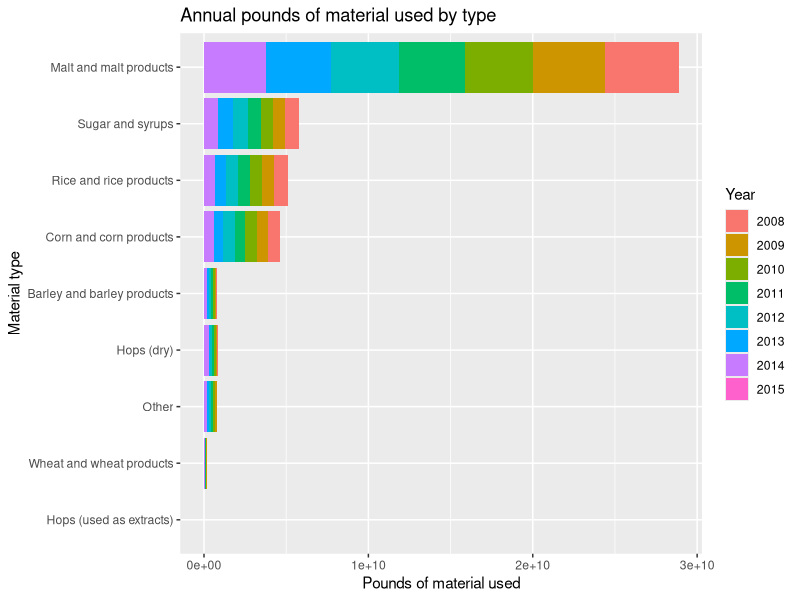
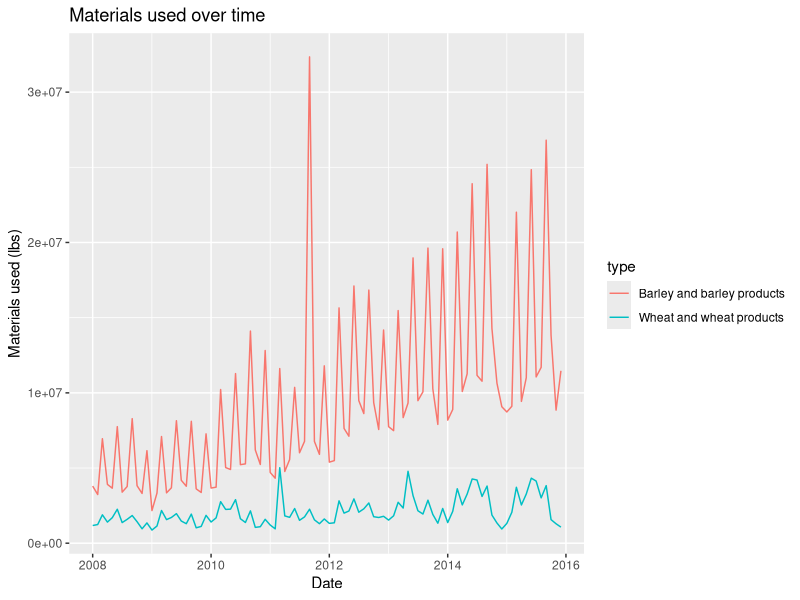
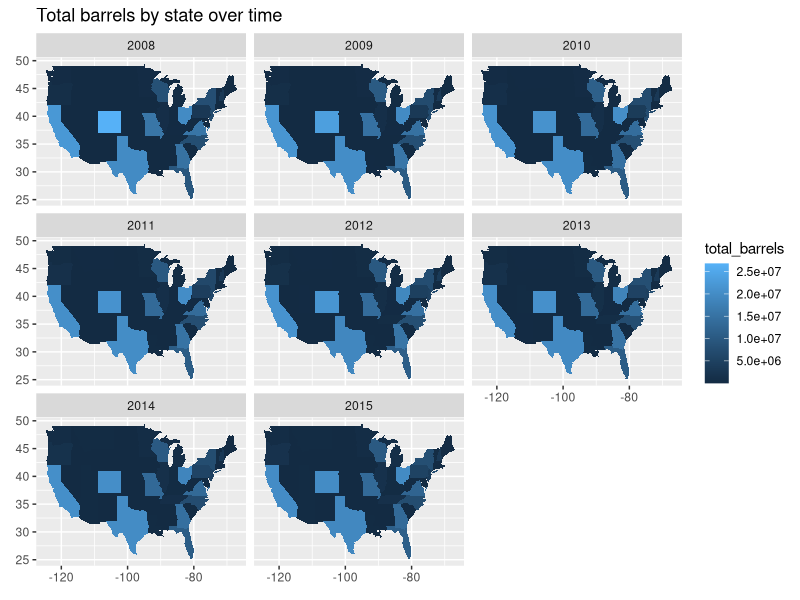
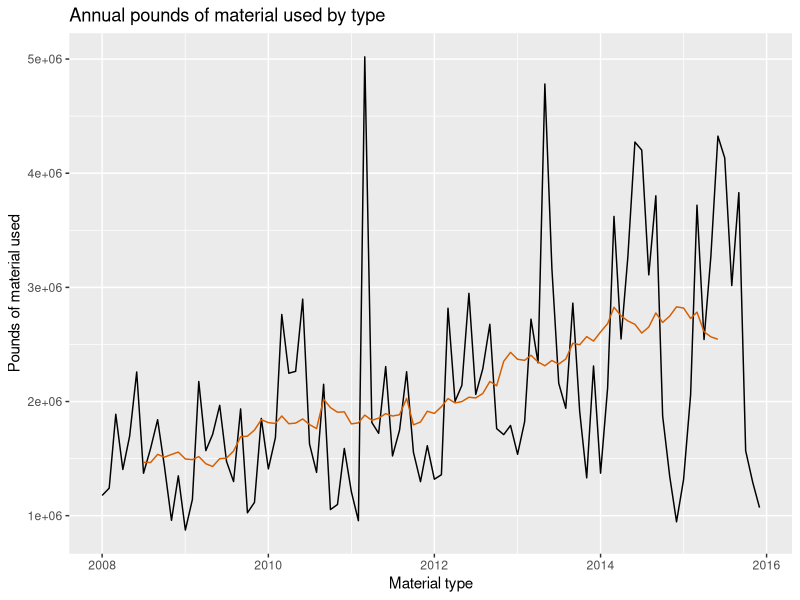

Reproduce these figures in R, in order.
## ---- chunk 1
library(tidyverse)
## ---- chunk 2
brewing_materials <- read_csv("data/brewing_materials.csv")
beer_states <- read_csv("data/beer_states.csv")
## ---- chunk 3
brewing_materials %>%
  filter(!str_detect(material_type, "Total"), month == 12) %>%
  arrange(ytd_current) %>%
  mutate(type = factor(type, levels = unique(type))) %>%
  ggplot(aes(x=type, y = ytd_current, fill=as_factor(year))) +
  geom_col() +
  coord_flip() +
  labs(
    title = "Annual pounds of material used by type",
    y = "Pounds of material used",
    x = "Material type",
    fill = "Year"
  )
## ---- chunk 4
brewing_materials <- brewing_materials %>%
  mutate(date = as.Date(paste(year, month,"1", sep="-")))
## ---- chunk 5
brewing_materials %>%
  filter(type %in% c("Wheat and wheat products", "Barley and barley products")) %>%
  ggplot(aes(x = date, y = month_current, color=type)) +
  geom_line() +
  labs(
    title = "Materials used over time",
    x = "Date",
    y = "Materials used (lbs)"
  )
## ---- chunk 6
map <- ggplot2::map_data("state")
beer_states %>%
  group_by(state, year) %>%
  summarise(total_barrels = sum(barrels)) %>%
  ggplot(aes(fill = total_barrels)) +
  geom_map(aes(map_id = state), map = map) +
  expand_limits(x = map$long, y = map$lat) +
  facet_wrap(~year) +
  labs(
    title = "Total barrels by state over time",
    x = element_blank(),
    y = element_blank()
  )
## ---- chunk 7
moving_average <- function(Y, m) {
  k <- (m - 1) / 2
  ma <- vector("double", length(Y)) # preallocate vector or performance
  ma[1:k] <- NaN
  ma[(length(Y)-k + 1):length(Y)] <- NaN
  
  for (i in (k+1):(length(Y)-k)){
    ma[[i]] <- sum(Y[(i-k):(i+k)]) / m
  }
  return(ma)
}
## ---- chunk 8
brewing_materials %>%
  filter(type == "Wheat and wheat products") %>%
  mutate(`13-MA` = moving_average(month_current, 13)) %>%
  ggplot(aes(x = date)) +
  geom_line(aes(y = month_current)) +
  geom_line(aes(y = `13-MA`), colour = "#D55E00") +
  labs(
    title = "Annual pounds of material used by type",
    y = "Pounds of material used",
    x = "Material type"
  )
